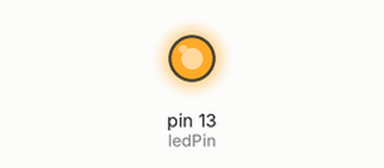
A sketch run on a simulated Arduino Uno, built with avr-gcc and run on an emulated ATmega328P. On the bench: output pins drawn as LEDs (lit = HIGH).

Above: at 1.5 s.
At 4.5 s:
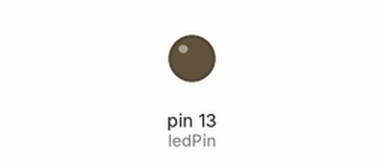
Timing chart, 0 to 7.8 s (numbered marks = the images above):
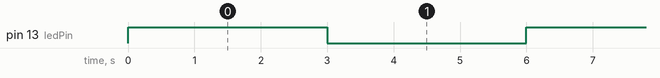

The sketch:

blynk.ino
```cpp
// Déclaration de la broche
int ledPin = 13;

void setup() {
  // Initialise la broche 13 en sortie
  pinMode(ledPin, OUTPUT);
}

void loop() {
  digitalWrite(ledPin, HIGH);  // Allume la LED
  delay(3000);                 // Attendre 1 seconde
  digitalWrite(ledPin, LOW);   // Éteint la LED
  delay(3000);                 // Attendre 1 seconde
}
```

Measured:
- by itself, pin 13 (ledPin): alternates HIGH for 3.0 s and LOW for 3.0 s
